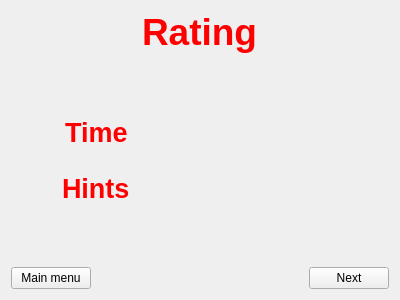
<?xml version="1.0" encoding="UTF-8"?>
<ui version="4.0">
 <class>WRating</class>
 <widget class="QWidget" name="WRating">
  <property name="geometry">
   <rect>
    <x>0</x>
    <y>0</y>
    <width>400</width>
    <height>300</height>
   </rect>
  </property>
  <property name="windowTitle">
   <string>Form</string>
  </property>
  <layout class="QGridLayout" name="gridLayout">
   <item row="0" column="0">
    <layout class="QVBoxLayout" name="verticalLayout">
     <item>
      <layout class="QHBoxLayout" name="horizontalLayout">
       <item>
        <spacer name="horizontalSpacer_2">
         <property name="orientation">
          <enum>Qt::Horizontal</enum>
         </property>
         <property name="sizeHint" stdset="0">
          <size>
           <width>40</width>
           <height>20</height>
          </size>
         </property>
        </spacer>
       </item>
       <item>
        <widget class="QLabel" name="title">
         <property name="font">
          <font>
           <pointsize>28</pointsize>
           <weight>75</weight>
           <bold>true</bold>
          </font>
         </property>
         <property name="styleSheet">
          <string notr="true">color: red;</string>
         </property>
         <property name="text">
          <string>Rating</string>
         </property>
        </widget>
       </item>
       <item>
        <spacer name="horizontalSpacer">
         <property name="orientation">
          <enum>Qt::Horizontal</enum>
         </property>
         <property name="sizeHint" stdset="0">
          <size>
           <width>40</width>
           <height>20</height>
          </size>
         </property>
        </spacer>
       </item>
      </layout>
     </item>
     <item>
      <spacer name="verticalSpacer_2">
       <property name="orientation">
        <enum>Qt::Vertical</enum>
       </property>
       <property name="sizeHint" stdset="0">
        <size>
         <width>20</width>
         <height>40</height>
        </size>
       </property>
      </spacer>
     </item>
     <item>
      <layout class="QHBoxLayout" name="horizontalLayout_3">
       <item>
        <spacer name="horizontalSpacer_4">
         <property name="orientation">
          <enum>Qt::Horizontal</enum>
         </property>
         <property name="sizeHint" stdset="0">
          <size>
           <width>40</width>
           <height>20</height>
          </size>
         </property>
        </spacer>
       </item>
       <item>
        <widget class="QLabel" name="label">
         <property name="font">
          <font>
           <pointsize>20</pointsize>
           <weight>75</weight>
           <bold>true</bold>
          </font>
         </property>
         <property name="styleSheet">
          <string notr="true">color: red;</string>
         </property>
         <property name="text">
          <string>Time</string>
         </property>
        </widget>
       </item>
       <item>
        <spacer name="horizontalSpacer_6">
         <property name="orientation">
          <enum>Qt::Horizontal</enum>
         </property>
         <property name="sizeType">
          <enum>QSizePolicy::Fixed</enum>
         </property>
         <property name="sizeHint" stdset="0">
          <size>
           <width>40</width>
           <height>20</height>
          </size>
         </property>
        </spacer>
       </item>
       <item>
        <widget class="QLabel" name="timeStar1">
         <property name="minimumSize">
          <size>
           <width>50</width>
           <height>50</height>
          </size>
         </property>
         <property name="maximumSize">
          <size>
           <width>50</width>
           <height>50</height>
          </size>
         </property>
         <property name="text">
          <string/>
         </property>
        </widget>
       </item>
       <item>
        <widget class="QLabel" name="timeStar2">
         <property name="minimumSize">
          <size>
           <width>50</width>
           <height>50</height>
          </size>
         </property>
         <property name="maximumSize">
          <size>
           <width>50</width>
           <height>50</height>
          </size>
         </property>
         <property name="text">
          <string/>
         </property>
        </widget>
       </item>
       <item>
        <widget class="QLabel" name="timeStar3">
         <property name="minimumSize">
          <size>
           <width>50</width>
           <height>50</height>
          </size>
         </property>
         <property name="maximumSize">
          <size>
           <width>50</width>
           <height>50</height>
          </size>
         </property>
         <property name="text">
          <string/>
         </property>
        </widget>
       </item>
       <item>
        <spacer name="horizontalSpacer_5">
         <property name="orientation">
          <enum>Qt::Horizontal</enum>
         </property>
         <property name="sizeHint" stdset="0">
          <size>
           <width>40</width>
           <height>20</height>
          </size>
         </property>
        </spacer>
       </item>
      </layout>
     </item>
     <item>
      <layout class="QHBoxLayout" name="horizontalLayout_4">
       <item>
        <spacer name="horizontalSpacer_8">
         <property name="orientation">
          <enum>Qt::Horizontal</enum>
         </property>
         <property name="sizeHint" stdset="0">
          <size>
           <width>40</width>
           <height>20</height>
          </size>
         </property>
        </spacer>
       </item>
       <item>
        <widget class="QLabel" name="label_2">
         <property name="font">
          <font>
           <pointsize>20</pointsize>
           <weight>75</weight>
           <bold>true</bold>
          </font>
         </property>
         <property name="styleSheet">
          <string notr="true">color: red;</string>
         </property>
         <property name="text">
          <string>Hints</string>
         </property>
        </widget>
       </item>
       <item>
        <spacer name="horizontalSpacer_9">
         <property name="orientation">
          <enum>Qt::Horizontal</enum>
         </property>
         <property name="sizeType">
          <enum>QSizePolicy::Fixed</enum>
         </property>
         <property name="sizeHint" stdset="0">
          <size>
           <width>40</width>
           <height>20</height>
          </size>
         </property>
        </spacer>
       </item>
       <item>
        <widget class="QLabel" name="hintStar1">
         <property name="minimumSize">
          <size>
           <width>50</width>
           <height>50</height>
          </size>
         </property>
         <property name="maximumSize">
          <size>
           <width>50</width>
           <height>50</height>
          </size>
         </property>
         <property name="text">
          <string/>
         </property>
        </widget>
       </item>
       <item>
        <widget class="QLabel" name="hintStar2">
         <property name="minimumSize">
          <size>
           <width>50</width>
           <height>50</height>
          </size>
         </property>
         <property name="maximumSize">
          <size>
           <width>50</width>
           <height>50</height>
          </size>
         </property>
         <property name="text">
          <string/>
         </property>
        </widget>
       </item>
       <item>
        <widget class="QLabel" name="hintStar3">
         <property name="enabled">
          <bool>false</bool>
         </property>
         <property name="minimumSize">
          <size>
           <width>50</width>
           <height>50</height>
          </size>
         </property>
         <property name="maximumSize">
          <size>
           <width>50</width>
           <height>50</height>
          </size>
         </property>
         <property name="text">
          <string/>
         </property>
        </widget>
       </item>
       <item>
        <spacer name="horizontalSpacer_7">
         <property name="orientation">
          <enum>Qt::Horizontal</enum>
         </property>
         <property name="sizeHint" stdset="0">
          <size>
           <width>40</width>
           <height>20</height>
          </size>
         </property>
        </spacer>
       </item>
      </layout>
     </item>
     <item>
      <spacer name="verticalSpacer">
       <property name="orientation">
        <enum>Qt::Vertical</enum>
       </property>
       <property name="sizeHint" stdset="0">
        <size>
         <width>20</width>
         <height>40</height>
        </size>
       </property>
      </spacer>
     </item>
     <item>
      <layout class="QHBoxLayout" name="horizontalLayout_2">
       <item>
        <widget class="QPushButton" name="butRatingToMainMenu">
         <property name="text">
          <string>Main menu</string>
         </property>
        </widget>
       </item>
       <item>
        <spacer name="horizontalSpacer_3">
         <property name="orientation">
          <enum>Qt::Horizontal</enum>
         </property>
         <property name="sizeHint" stdset="0">
          <size>
           <width>40</width>
           <height>20</height>
          </size>
         </property>
        </spacer>
       </item>
       <item>
        <widget class="QPushButton" name="butRatingNext">
         <property name="text">
          <string>Next</string>
         </property>
        </widget>
       </item>
      </layout>
     </item>
    </layout>
   </item>
  </layout>
 </widget>
 <resources/>
 <connections/>
</ui>
